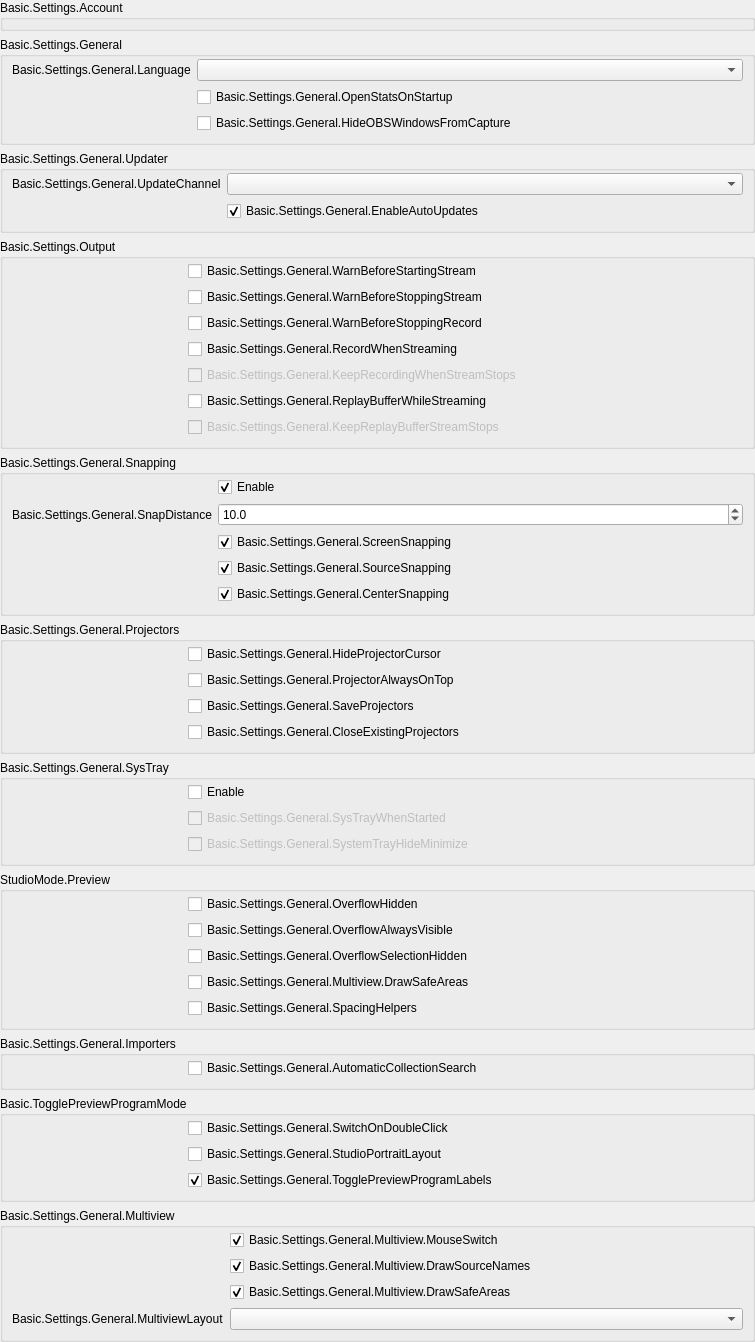
           <widget class="QWidget" name="scrollAreaWidgetContents_2">
            <property name="geometry">
             <rect>
              <x>0</x>
              <y>0</y>
              <width>755</width>
              <height>1260</height>
             </rect>
            </property>
            <layout class="QVBoxLayout" name="verticalLayout_19">
             <property name="leftMargin">
              <number>0</number>
             </property>
             <property name="topMargin">
              <number>0</number>
             </property>
             <property name="rightMargin">
              <number>0</number>
             </property>
             <property name="bottomMargin">
              <number>0</number>
             </property>
             <item>
              <widget class="QFrame" name="widget_2">
               <layout class="QVBoxLayout" name="verticalLayout_20">
                <property name="leftMargin">
                 <number>0</number>
                </property>
                <property name="topMargin">
                 <number>0</number>
                </property>
                <property name="rightMargin">
                 <number>0</number>
                </property>
                <property name="bottomMargin">
                 <number>0</number>
                </property>


                <item>
                 <widget class="QGroupBox" name="groupBox_20">
                  <property name="title">
                   <string>Basic.Settings.Account</string>
                  </property>

                  <layout class="QFormLayout" name="formLayout_32">
                   <property name="horizontalSpacing">
                    <number>0</number>
                   </property>
                   <property name="verticalSpacing">
                    <number>0</number>
                   </property>
                   <property name="leftMargin">
                    <number>0</number>
                   </property>
                   <property name="topMargin">
                    <number>0</number>
                   </property>
                   <property name="rightMargin">
                    <number>0</number>
                   </property>
                   <property name="bottomMargin">
                    <number>0</number>
                   </property>

                   <item row="0" column="0" colspan="2">
                    <widget class="SPTSettingAccountView" name="accountView" native="true">
                     <property name="sizePolicy">
                      <sizepolicy hsizetype="Preferred" vsizetype="Preferred">
                       <horstretch>0</horstretch>
                       <verstretch>0</verstretch>
                      </sizepolicy>
                     </property>
                     <property name="minimumSize">
                      <size>
                       <width>0</width>
                       <height>0</height>
                      </size>
                     </property>
                     <property name="styleSheet">
                      <string notr="true"/>
                     </property>
                    </widget>
                   </item>

                  </layout>
                 </widget>
                </item>

                <item>
                 <widget class="QGroupBox" name="groupBox_15">
                  <property name="title">
                   <string>Basic.Settings.General</string>
                  </property>
                  <layout class="QFormLayout" name="formLayout_32">
                   <property name="fieldGrowthPolicy">
                    <enum>QFormLayout::AllNonFixedFieldsGrow</enum>
                   </property>
                   <property name="labelAlignment">
                    <set>Qt::AlignRight|Qt::AlignTrailing|Qt::AlignVCenter</set>
                   </property>
                   <property name="topMargin">
                    <number>2</number>
                   </property>
                   <item row="0" column="0">
                    <widget class="QLabel" name="label">
                     <property name="text">
                      <string>Basic.Settings.General.Language</string>
                     </property>
                     <property name="buddy">
                      <cstring>language</cstring>
                     </property>
                    </widget>
                   </item>
                   <item row="0" column="1">
                    <widget class="QComboBox" name="language"/>
                   </item>
                   <item row="1" column="0">
                    <spacer name="horizontalSpacer_3">
                     <property name="orientation">
                      <enum>Qt::Horizontal</enum>
                     </property>
                     <property name="sizeType">
                      <enum>QSizePolicy::Fixed</enum>
                     </property>
                     <property name="sizeHint" stdset="0">
                      <size>
                       <width>170</width>
                       <height>5</height>
                      </size>
                     </property>
                    </spacer>
                   </item>
                   <item row="1" column="1">
                    <widget class="QCheckBox" name="openStatsOnStartup">
                     <property name="text">
                      <string>Basic.Settings.General.OpenStatsOnStartup</string>
                     </property>
                    </widget>
                   </item>
                   <item row="2" column="1">
                    <widget class="QCheckBox" name="hideOBSFromCapture">
                     <property name="toolTip">
                      <string>Basic.Settings.General.HideOBSWindowsFromCapture.Tooltip</string>
                     </property>
                     <property name="text">
                      <string>Basic.Settings.General.HideOBSWindowsFromCapture</string>
                     </property>
                    </widget>
                   </item>
                  </layout>
                 </widget>
                </item>
                <item>
                 <widget class="QGroupBox" name="updateSettingsGroupBox">
                  <property name="title">
                   <string>Basic.Settings.General.Updater</string>
                  </property>
                  <layout class="QFormLayout" name="formLayout_20">
                   <property name="fieldGrowthPolicy">
                    <enum>QFormLayout::AllNonFixedFieldsGrow</enum>
                   </property>
                   <property name="labelAlignment">
                    <set>Qt::AlignRight|Qt::AlignTrailing|Qt::AlignVCenter</set>
                   </property>
                   <property name="topMargin">
                    <number>2</number>
                   </property>
                   <item row="0" column="0">
                    <widget class="QLabel" name="updateChannelLabel">
                     <property name="text">
                      <string>Basic.Settings.General.UpdateChannel</string>
                     </property>
                    </widget>
                   </item>
                   <item row="0" column="1">
                    <widget class="QComboBox" name="updateChannelBox">
                     <property name="editable">
                      <bool>false</bool>
                     </property>
                     <property name="currentText">
                      <string/>
                     </property>
                    </widget>
                   </item>
                   <item row="1" column="1">
                    <widget class="QCheckBox" name="enableAutoUpdates">
                     <property name="text">
                      <string>Basic.Settings.General.EnableAutoUpdates</string>
                     </property>
                     <property name="checked">
                      <bool>true</bool>
                     </property>
                    </widget>
                   </item>
                   <item row="1" column="0">
                    <spacer name="horizontalSpacer_29">
                     <property name="orientation">
                      <enum>Qt::Horizontal</enum>
                     </property>
                     <property name="sizeType">
                      <enum>QSizePolicy::Fixed</enum>
                     </property>
                     <property name="sizeHint" stdset="0">
                      <size>
                       <width>170</width>
                       <height>20</height>
                      </size>
                     </property>
                    </spacer>
                   </item>
                  </layout>
                 </widget>
                </item>
                <item>
                 <widget class="QGroupBox" name="groupBox_16">
                  <property name="title">
                   <string>Basic.Settings.Output</string>
                  </property>
                  <layout class="QFormLayout" name="formLayout_2">
                   <property name="fieldGrowthPolicy">
                    <enum>QFormLayout::AllNonFixedFieldsGrow</enum>
                   </property>
                   <property name="labelAlignment">
                    <set>Qt::AlignRight|Qt::AlignTrailing|Qt::AlignVCenter</set>
                   </property>
                   <property name="topMargin">
                    <number>2</number>
                   </property>
                   <item row="0" column="0">
                    <spacer name="horizontalSpacer_5">
                     <property name="orientation">
                      <enum>Qt::Horizontal</enum>
                     </property>
                     <property name="sizeType">
                      <enum>QSizePolicy::Fixed</enum>
                     </property>
                     <property name="sizeHint" stdset="0">
                      <size>
                       <width>170</width>
                       <height>5</height>
                      </size>
                     </property>
                    </spacer>
                   </item>
                   <item row="0" column="1">
                    <widget class="QCheckBox" name="warnBeforeStreamStart">
                     <property name="text">
                      <string>Basic.Settings.General.WarnBeforeStartingStream</string>
                     </property>
                    </widget>
                   </item>
                   <item row="1" column="1">
                    <widget class="QCheckBox" name="warnBeforeStreamStop">
                     <property name="text">
                      <string>Basic.Settings.General.WarnBeforeStoppingStream</string>
                     </property>
                    </widget>
                   </item>
                   <item row="2" column="1">
                    <widget class="QCheckBox" name="warnBeforeRecordStop">
                     <property name="text">
                      <string>Basic.Settings.General.WarnBeforeStoppingRecord</string>
                     </property>
                    </widget>
                   </item>
                   <item row="3" column="1">
                    <widget class="QCheckBox" name="recordWhenStreaming">
                     <property name="text">
                      <string>Basic.Settings.General.RecordWhenStreaming</string>
                     </property>
                    </widget>
                   </item>
                   <item row="4" column="1">
                    <widget class="QCheckBox" name="keepRecordStreamStops">
                     <property name="enabled">
                      <bool>false</bool>
                     </property>
                     <property name="text">
                      <string>Basic.Settings.General.KeepRecordingWhenStreamStops</string>
                     </property>
                    </widget>
                   </item>
                   <item row="5" column="1">
                    <widget class="QCheckBox" name="replayWhileStreaming">
                     <property name="text">
                      <string>Basic.Settings.General.ReplayBufferWhileStreaming</string>
                     </property>
                    </widget>
                   </item>
                   <item row="6" column="1">
                    <widget class="QCheckBox" name="keepReplayStreamStops">
                     <property name="enabled">
                      <bool>false</bool>
                     </property>
                     <property name="text">
                      <string>Basic.Settings.General.KeepReplayBufferStreamStops</string>
                     </property>
                    </widget>
                   </item>
                  </layout>
                 </widget>
                </item>
                <item>
                 <widget class="QGroupBox" name="groupBox_10">
                  <property name="enabled">
                   <bool>true</bool>
                  </property>
                  <property name="title">
                   <string>Basic.Settings.General.Snapping</string>
                  </property>
                  <property name="flat">
                   <bool>false</bool>
                  </property>
                  <layout class="QFormLayout" name="formLayout_21">
                   <property name="fieldGrowthPolicy">
                    <enum>QFormLayout::AllNonFixedFieldsGrow</enum>
                   </property>
                   <property name="labelAlignment">
                    <set>Qt::AlignRight|Qt::AlignTrailing|Qt::AlignVCenter</set>
                   </property>
                   <property name="topMargin">
                    <number>2</number>
                   </property>
                   <item row="0" column="1">
                    <widget class="QCheckBox" name="snappingEnabled">
                     <property name="text">
                      <string>Enable</string>
                     </property>
                     <property name="checked">
                      <bool>true</bool>
                     </property>
                    </widget>
                   </item>
                   <item row="2" column="1">
                    <widget class="QCheckBox" name="screenSnapping">
                     <property name="text">
                      <string>Basic.Settings.General.ScreenSnapping</string>
                     </property>
                     <property name="checked">
                      <bool>true</bool>
                     </property>
                    </widget>
                   </item>
                   <item row="4" column="1">
                    <widget class="QCheckBox" name="centerSnapping">
                     <property name="text">
                      <string>Basic.Settings.General.CenterSnapping</string>
                     </property>
                     <property name="checked">
                      <bool>true</bool>
                     </property>
                    </widget>
                   </item>
                   <item row="3" column="1">
                    <widget class="QCheckBox" name="sourceSnapping">
                     <property name="text">
                      <string>Basic.Settings.General.SourceSnapping</string>
                     </property>
                     <property name="checked">
                      <bool>true</bool>
                     </property>
                    </widget>
                   </item>
                   <item row="1" column="1">
                    <widget class="QDoubleSpinBox" name="snapDistance">
                     <property name="decimals">
                      <number>1</number>
                     </property>
                     <property name="singleStep">
                      <double>0.500000000000000</double>
                     </property>
                     <property name="value">
                      <double>10.000000000000000</double>
                     </property>
                    </widget>
                   </item>
                   <item row="1" column="0">
                    <widget class="QLabel" name="label_9">
                     <property name="text">
                      <string>Basic.Settings.General.SnapDistance</string>
                     </property>
                     <property name="buddy">
                      <cstring>snapDistance</cstring>
                     </property>
                    </widget>
                   </item>
                   <item row="3" column="0">
                    <spacer name="horizontalSpacer_4">
                     <property name="orientation">
                      <enum>Qt::Horizontal</enum>
                     </property>
                     <property name="sizeType">
                      <enum>QSizePolicy::Fixed</enum>
                     </property>
                     <property name="sizeHint" stdset="0">
                      <size>
                       <width>170</width>
                       <height>5</height>
                      </size>
                     </property>
                    </spacer>
                   </item>
                  </layout>
                 </widget>
                </item>
                <item>
                 <widget class="QGroupBox" name="groupBox_14">
                  <property name="title">
                   <string>Basic.Settings.General.Projectors</string>
                  </property>
                  <layout class="QFormLayout" name="formLayout_28">
                   <property name="fieldGrowthPolicy">
                    <enum>QFormLayout::AllNonFixedFieldsGrow</enum>
                   </property>
                   <property name="labelAlignment">
                    <set>Qt::AlignRight|Qt::AlignTrailing|Qt::AlignVCenter</set>
                   </property>
                   <property name="topMargin">
                    <number>2</number>
                   </property>
                   <item row="0" column="1">
                    <widget class="QCheckBox" name="hideProjectorCursor">
                     <property name="text">
                      <string>Basic.Settings.General.HideProjectorCursor</string>
                     </property>
                    </widget>
                   </item>
                   <item row="1" column="1">
                    <widget class="QCheckBox" name="projectorAlwaysOnTop">
                     <property name="text">
                      <string>Basic.Settings.General.ProjectorAlwaysOnTop</string>
                     </property>
                    </widget>
                   </item>
                   <item row="2" column="1">
                    <widget class="QCheckBox" name="saveProjectors">
                     <property name="text">
                      <string>Basic.Settings.General.SaveProjectors</string>
                     </property>
                    </widget>
                   </item>
                   <item row="3" column="1">
                    <widget class="QCheckBox" name="closeProjectors">
                     <property name="text">
                      <string>Basic.Settings.General.CloseExistingProjectors</string>
                     </property>
                    </widget>
                   </item>
                   <item row="1" column="0">
                    <spacer name="horizontalSpacer">
                     <property name="orientation">
                      <enum>Qt::Horizontal</enum>
                     </property>
                     <property name="sizeType">
                      <enum>QSizePolicy::Fixed</enum>
                     </property>
                     <property name="sizeHint" stdset="0">
                      <size>
                       <width>170</width>
                       <height>5</height>
                      </size>
                     </property>
                    </spacer>
                   </item>
                  </layout>
                 </widget>
                </item>
                <item>
                 <widget class="QGroupBox" name="groupBox_13">
                  <property name="title">
                   <string>Basic.Settings.General.SysTray</string>
                  </property>
                  <layout class="QFormLayout" name="formLayout_29">
                   <property name="fieldGrowthPolicy">
                    <enum>QFormLayout::AllNonFixedFieldsGrow</enum>
                   </property>
                   <property name="labelAlignment">
                    <set>Qt::AlignRight|Qt::AlignTrailing|Qt::AlignVCenter</set>
                   </property>
                   <property name="topMargin">
                    <number>2</number>
                   </property>
                   <item row="0" column="1">
                    <widget class="QCheckBox" name="systemTrayEnabled">
                     <property name="text">
                      <string>Enable</string>
                     </property>
                    </widget>
                   </item>
                   <item row="1" column="1">
                    <widget class="QCheckBox" name="systemTrayWhenStarted">
                     <property name="enabled">
                      <bool>false</bool>
                     </property>
                     <property name="text">
                      <string>Basic.Settings.General.SysTrayWhenStarted</string>
                     </property>
                    </widget>
                   </item>
                   <item row="2" column="1">
                    <widget class="QCheckBox" name="systemTrayAlways">
                     <property name="enabled">
                      <bool>false</bool>
                     </property>
                     <property name="text">
                      <string>Basic.Settings.General.SystemTrayHideMinimize</string>
                     </property>
                    </widget>
                   </item>
                   <item row="1" column="0">
                    <spacer name="horizontalSpacer_2">
                     <property name="orientation">
                      <enum>Qt::Horizontal</enum>
                     </property>
                     <property name="sizeType">
                      <enum>QSizePolicy::Fixed</enum>
                     </property>
                     <property name="sizeHint" stdset="0">
                      <size>
                       <width>170</width>
                       <height>5</height>
                      </size>
                     </property>
                    </spacer>
                   </item>
                  </layout>
                 </widget>
                </item>
                <item>
                 <widget class="QGroupBox" name="groupBox_18">
                  <property name="title">
                   <string>StudioMode.Preview</string>
                  </property>
                  <layout class="QFormLayout" name="formLayout_35">
                   <property name="fieldGrowthPolicy">
                    <enum>QFormLayout::AllNonFixedFieldsGrow</enum>
                   </property>
                   <property name="labelAlignment">
                    <set>Qt::AlignRight|Qt::AlignTrailing|Qt::AlignVCenter</set>
                   </property>
                   <property name="topMargin">
                    <number>2</number>
                   </property>
                   <item row="1" column="1">
                    <widget class="QCheckBox" name="overflowAlwaysVisible">
                     <property name="text">
                      <string>Basic.Settings.General.OverflowAlwaysVisible</string>
                     </property>
                    </widget>
                   </item>
                   <item row="0" column="0">
                    <spacer name="horizontalSpacer_25">
                     <property name="orientation">
                      <enum>Qt::Horizontal</enum>
                     </property>
                     <property name="sizeHint" stdset="0">
                      <size>
                       <width>170</width>
                       <height>5</height>
                      </size>
                     </property>
                    </spacer>
                   </item>
                   <item row="2" column="1">
                    <widget class="QCheckBox" name="overflowSelectionHide">
                     <property name="text">
                      <string>Basic.Settings.General.OverflowSelectionHidden</string>
                     </property>
                    </widget>
                   </item>
                   <item row="3" column="1">
                    <widget class="QCheckBox" name="previewSafeAreas">
                     <property name="text">
                      <string>Basic.Settings.General.Multiview.DrawSafeAreas</string>
                     </property>
                    </widget>
                   </item>
                   <item row="4" column="1">
                    <widget class="QCheckBox" name="previewSpacingHelpers">
                     <property name="text">
                      <string>Basic.Settings.General.SpacingHelpers</string>
                     </property>
                    </widget>
                   </item>
                   <item row="0" column="1">
                    <widget class="QCheckBox" name="overflowHide">
                     <property name="text">
                      <string>Basic.Settings.General.OverflowHidden</string>
                     </property>
                    </widget>
                   </item>
                  </layout>
                 </widget>
                </item>
                <item>
                 <widget class="QGroupBox" name="groupBox_19">
                  <property name="title">
                   <string>Basic.Settings.General.Importers</string>
                  </property>
                  <layout class="QFormLayout" name="formLayout_36">
                   <property name="fieldGrowthPolicy">
                    <enum>QFormLayout::AllNonFixedFieldsGrow</enum>
                   </property>
                   <property name="labelAlignment">
                    <set>Qt::AlignRight|Qt::AlignTrailing|Qt::AlignVCenter</set>
                   </property>
                   <property name="topMargin">
                    <number>2</number>
                   </property>
                   <item row="0" column="0">
                    <spacer name="horizontalSpacer_26">
                     <property name="orientation">
                      <enum>Qt::Horizontal</enum>
                     </property>
                     <property name="sizeHint" stdset="0">
                      <size>
                       <width>170</width>
                       <height>5</height>
                      </size>
                     </property>
                    </spacer>
                   </item>
                   <item row="0" column="1">
                    <widget class="QCheckBox" name="automaticSearch">
                     <property name="text">
                      <string>Basic.Settings.General.AutomaticCollectionSearch</string>
                     </property>
                    </widget>
                   </item>
                  </layout>
                 </widget>
                </item>
                <item>
                 <widget class="QGroupBox" name="groupBox_11">
                  <property name="title">
                   <string>Basic.TogglePreviewProgramMode</string>
                  </property>
                  <layout class="QFormLayout" name="formLayout_31">
                   <property name="fieldGrowthPolicy">
                    <enum>QFormLayout::AllNonFixedFieldsGrow</enum>
                   </property>
                   <property name="labelAlignment">
                    <set>Qt::AlignRight|Qt::AlignTrailing|Qt::AlignVCenter</set>
                   </property>
                   <property name="topMargin">
                    <number>2</number>
                   </property>
                   <item row="0" column="1">
                    <widget class="QCheckBox" name="doubleClickSwitch">
                     <property name="text">
                      <string>Basic.Settings.General.SwitchOnDoubleClick</string>
                     </property>
                    </widget>
                   </item>
                   <item row="0" column="0">
                    <spacer name="horizontalSpacer_6">
                     <property name="orientation">
                      <enum>Qt::Horizontal</enum>
                     </property>
                     <property name="sizeHint" stdset="0">
                      <size>
                       <width>170</width>
                       <height>5</height>
                      </size>
                     </property>
                    </spacer>
                   </item>
                   <item row="1" column="1">
                    <widget class="QCheckBox" name="studioPortraitLayout">
                     <property name="text">
                      <string>Basic.Settings.General.StudioPortraitLayout</string>
                     </property>
                    </widget>
                   </item>
                   <item row="2" column="1">
                    <widget class="QCheckBox" name="prevProgLabelToggle">
                     <property name="text">
                      <string>Basic.Settings.General.TogglePreviewProgramLabels</string>
                     </property>
                     <property name="checked">
                      <bool>true</bool>
                     </property>
                    </widget>
                   </item>
                  </layout>
                 </widget>
                </item>
                <item>
                 <widget class="QGroupBox" name="groupBoxMultiview">
                  <property name="title">
                   <string>Basic.Settings.General.Multiview</string>
                  </property>
                  <layout class="QFormLayout" name="formLayoutMultiview">
                   <property name="fieldGrowthPolicy">
                    <enum>QFormLayout::AllNonFixedFieldsGrow</enum>
                   </property>
                   <property name="labelAlignment">
                    <set>Qt::AlignRight|Qt::AlignTrailing|Qt::AlignVCenter</set>
                   </property>
                   <property name="topMargin">
                    <number>2</number>
                   </property>
                   <item row="0" column="0">
                    <spacer name="horizontalSpacerMultiview">
                     <property name="orientation">
                      <enum>Qt::Horizontal</enum>
                     </property>
                     <property name="sizeType">
                      <enum>QSizePolicy::Fixed</enum>
                     </property>
                     <property name="sizeHint" stdset="0">
                      <size>
                       <width>170</width>
                       <height>5</height>
                      </size>
                     </property>
                    </spacer>
                   </item>
                   <item row="0" column="1">
                    <widget class="QCheckBox" name="multiviewMouseSwitch">
                     <property name="text">
                      <string>Basic.Settings.General.Multiview.MouseSwitch</string>
                     </property>
                     <property name="checked">
                      <bool>true</bool>
                     </property>
                    </widget>
                   </item>
                   <item row="1" column="1">
                    <widget class="QCheckBox" name="multiviewDrawNames">
                     <property name="text">
                      <string>Basic.Settings.General.Multiview.DrawSourceNames</string>
                     </property>
                     <property name="checked">
                      <bool>true</bool>
                     </property>
                    </widget>
                   </item>
                   <item row="2" column="1">
                    <widget class="QCheckBox" name="multiviewDrawAreas">
                     <property name="text">
                      <string>Basic.Settings.General.Multiview.DrawSafeAreas</string>
                     </property>
                     <property name="checked">
                      <bool>true</bool>
                     </property>
                    </widget>
                   </item>
                   <item row="3" column="1">
                    <widget class="QComboBox" name="multiviewLayout"/>
                   </item>
                   <item row="3" column="0">
                    <widget class="QLabel" name="label_64">
                     <property name="text">
                      <string>Basic.Settings.General.MultiviewLayout</string>
                     </property>
                     <property name="buddy">
                      <cstring>multiviewLayout</cstring>
                     </property>
                    </widget>
                   </item>
                  </layout>
                 </widget>
                </item>
                <item>
                 <spacer name="verticalSpacer_11">
                  <property name="orientation">
                   <enum>Qt::Vertical</enum>
                  </property>
                  <property name="sizeHint" stdset="0">
                   <size>
                    <width>20</width>
                    <height>40</height>
                   </size>
                  </property>
                 </spacer>
                </item>
               </layout>
              </widget>
             </item>
            </layout>
           </widget>
